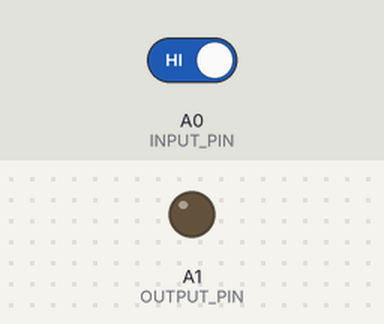
Recording of a sketch running on a simulated Arduino Uno, built with avr-gcc and run on an emulated ATmega328P. Shown: output pins drawn as LEDs (lit = HIGH). Inputs (shaded band) come from the test bench; at power-on: A0 (INPUT_PIN) HIGH.

Above: at 1.2 s.
1.3 s: A0 (INPUT_PIN) driven LOW
At 2.5 s:
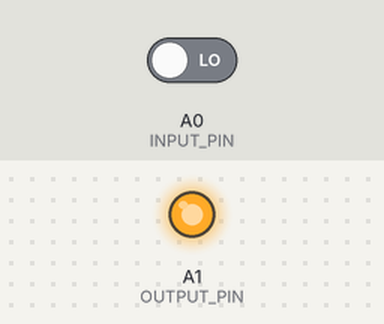
2.8 s: A0 (INPUT_PIN) driven HIGH
At 3.7 s:
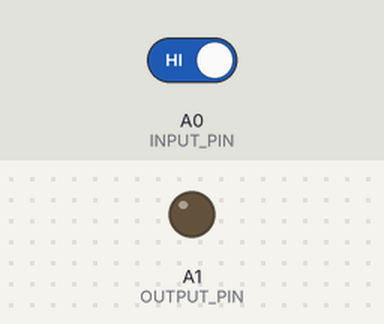
Timing chart, 0 to 5.8 s (numbered marks = the images above; inputs shaded):
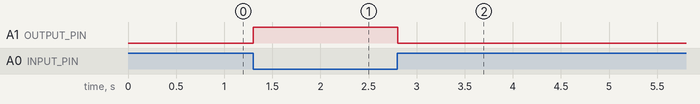

Measured:
- after the input at 1.3 s, A1 (OUTPUT_PIN): LOW → HIGH at once
- after the input at 2.8 s, A1 (OUTPUT_PIN): HIGH → LOW at once

The sketch:

roverCode.ino
```cpp
#include <Servo.h>
#define INPUT_PIN A0
#define OUTPUT_PIN A1

int isHigh = false;
int pinValue = HIGH;

void setup() {
  pinMode(INPUT_PIN, INPUT);
  pinMode(OUTPUT_PIN, OUTPUT);
  digitalWrite(OUTPUT_PIN, HIGH);

  //servoL.attach(LEFT_MOTOR_PIN);
  //servoR.attach(RIGHT_MOTOR_PIN);
  //wheelDriver = new drivingBrain(&servoL, &servoR);
}

void loop() {
  // wait until rover recieves signal from lift
//  while(pinValue == HIGH) {
//    pinValue = digitalRead(INPUT_PIN);
//    delay(10);
//  }
//
pinValue = !digitalRead(INPUT_PIN);
//if(pinValue == LOW) {
//  digitalWrite(OUTPUT_PIN, HIGH);
//} else {
//  digitalWrite(OUTPUT_PIN, LOW);
//}
  digitalWrite(OUTPUT_PIN, pinValue);
  delay(10);

  // drive wheels forward
}
```
